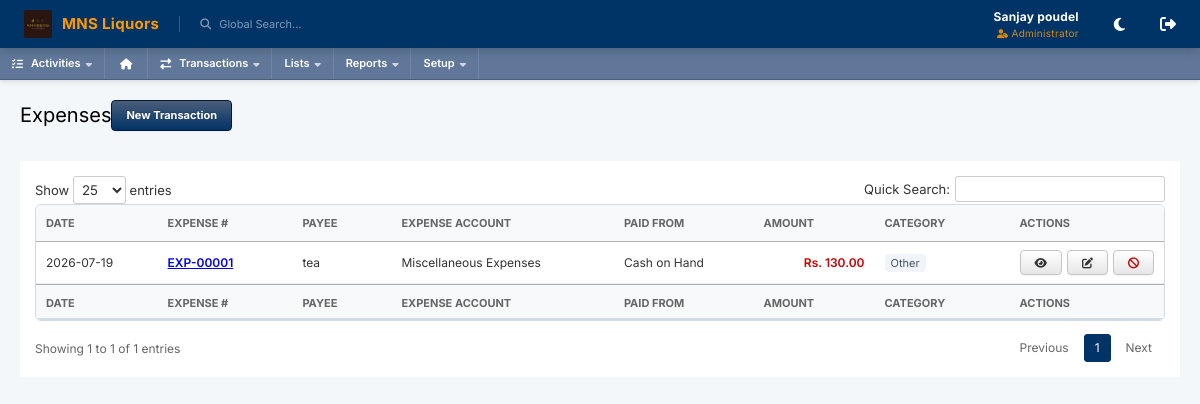
Page /index.php?page=transactions/expense (signed in) on the committed database.
### tables this page shows
CREATE TABLE `system_info` (
  `id` int(30) NOT NULL,
  `meta_field` text NOT NULL,
  `meta_value` text NOT NULL
);

CREATE TABLE `expenses` (
  `id` varchar(36) NOT NULL,
  `header_id` varchar(36) NOT NULL,
  `expense_account_id` varchar(36) NOT NULL,
  `paid_from_account_id` varchar(36) NOT NULL,
  `vendor_id` varchar(36) DEFAULT NULL,
  `description` varchar(255) NOT NULL,
  `amount` decimal(14,2) NOT NULL,
  `tax_amount` decimal(14,2) NOT NULL,
  `expense_category` enum('utilities','rent','salaries','transport','maintenance','marketing','other') NOT NULL,
  `expense_date` date NOT NULL
);

CREATE TABLE `transaction_headers` (
  `id` varchar(36) NOT NULL,
  `txn_number` varchar(30) NOT NULL,
  `txn_type` enum('vendor_bill','customer_invoice','customer_payment','vendor_payment','account_transfer','expense','cash_denomination','inventory_adjustment','Journal') NOT NULL,
  `txn_date` date NOT NULL,
  `fiscal_year` int(11) NOT NULL,
  `fiscal_month` int(11) NOT NULL,
  `fiscal_period` char(7) NOT NULL,
  `status` enum('draft','approved','posted','voided','open','paid','partial') NOT NULL DEFAULT 'draft',
  `reference_number` varchar(50) DEFAULT NULL,
  `memo` text DEFAULT NULL,
  `created_by` varchar(36) NOT NULL,
  `approved_by` varchar(36) DEFAULT NULL,
  `created_at` timestamp NOT NULL DEFAULT current_timestamp(),
  `posted_at` timestamp NULL DEFAULT NULL,
  `is_deleted` tinyint(1) DEFAULT 0,
  `party_id` varchar(36) DEFAULT NULL,
  `party_type` enum('customer','vendor','user') DEFAULT NULL,
  `net_amount` decimal(14,2) DEFAULT 0.00,
  `updated_at` timestamp NOT NULL DEFAULT current_timestamp() ON UPDATE current_timestamp(),
  `source` varchar(50) DEFAULT NULL,
  `is_readonly` tinyint(1) NOT NULL DEFAULT 0,
  `is_locked` tinyint(1) NOT NULL DEFAULT 0
);

CREATE TABLE `accounts` (
  `id` varchar(36) NOT NULL,
  `account_code` varchar(20) NOT NULL,
  `account_name` varchar(100) NOT NULL,
  `account_type` enum('asset','liability','equity','income','expense') NOT NULL,
  `account_subtype` enum('cash','bank','receivable','payable','inventory','cogs','sales','tax','other') NOT NULL,
  `normal_balance` enum('debit','credit') NOT NULL,
  `parent_account_id` varchar(36) DEFAULT NULL,
  `currency` char(3) NOT NULL DEFAULT 'NPR',
  `is_active` tinyint(1) NOT NULL DEFAULT 1,
  `created_at` timestamp NOT NULL DEFAULT current_timestamp(),
  `is_deleted` tinyint(1) DEFAULT 0,
  `updated_at` timestamp NOT NULL DEFAULT current_timestamp() ON UPDATE current_timestamp(),
  `opening_balance` decimal(14,2) NOT NULL DEFAULT 0.00,
  `deleted_at` datetime DEFAULT NULL
);

### forms/modules/transactions/expense/expense_list.php (the view)
<?php
require_once 'database/DBConnection.php';
$db = db();
$list = $db->fetchAll("
    SELECT h.*, e.expense_account_id, a_exp.account_name as exp_account, a_paid.account_name as paid_account, e.expense_category
    FROM transaction_headers h
    LEFT JOIN expenses e ON h.id = e.header_id
    LEFT JOIN accounts a_exp ON e.expense_account_id = a_exp.id
    LEFT JOIN accounts a_paid ON e.paid_from_account_id = a_paid.id
    WHERE h.txn_type = 'expense' AND h.is_deleted = 0
    ORDER BY h.created_at DESC
");
?>
<div class="ns-page-header">
    <h1 class="ns-page-title">
        Expenses
        <a href="?page=transactions/expense/manage" class="ns-btn ns-btn-primary">New Transaction</a>
    </h1>
</div>
<div class="ns-portlet">
    <div class="ns-portlet-content">
        <table class="ns-table">
            <thead>
                <tr>
                    <th>Date</th>
                    <th>Expense #</th>
                    <th>Payee</th>
                    <th>Expense Account</th>
                    <th>Paid From</th>
                    <th>Amount</th>
                    <th>Category</th>
                    <th width="80">Actions</th>
                </tr>
            </thead>
            <tbody>
                <?php foreach ($list as $row): ?>
                <tr>
                    <td><?php echo date('Y-m-d', strtotime($row['txn_date'])); ?></td>
                    <td style="font-weight: 600; color: #0055aa;">
                        <a href="?page=transactions/view&id=<?php echo $row['id']; ?>"><?php echo htmlspecialchars($row['txn_number']); ?></a>
                    </td>
                    <td><?php echo htmlspecialchars($row['party_id']); ?></td>
                    <td><?php echo htmlspecialchars($row['exp_account'] ?? 'N/A'); ?></td>
                    <td><?php echo htmlspecialchars($row['paid_account'] ?? 'N/A'); ?></td>
                    <td style="text-align: right; color: #c00; font-weight: 600;">Rs. <?php echo number_format($row['net_amount'], 2); ?></td>
                    <td><span class="badge" style="background: #f1f5f9; color: #475569; padding: 2px 6px; border-radius: 4px; font-size: 11px;"><?php echo ucfirst($row['expense_category'] ?? 'other'); ?></span></td>
                    <td>
                        <div style="display: flex; gap: 5px;">
                            <a href="?page=transactions/view&id=<?php echo $row['id']; ?>" class="ns-btn" title="View"><i class="fas fa-eye"></i></a>
                            <a href="?page=transactions/expense/manage&id=<?php echo $row['id']; ?>" class="ns-btn" title="Edit"><i class="fas fa-edit"></i></a>
                            <button class="ns-btn" style="color: #c00;" title="Void" onclick="nsDelete('transaction_headers', '<?php echo $row['id']; ?>')"><i class="fas fa-ban"></i></button>
                        </div>
                    </td>
                </tr>
                <?php endforeach; ?>
            </tbody>
            <tfoot>
                <tr>
                    <th>Date</th>
                    <th>Expense #</th>
                    <th>Payee</th>
                    <th>Expense Account</th>
                    <th>Paid From</th>
                    <th>Amount</th>
                    <th>Category</th>
                    <th>Actions</th>
                </tr>
            </tfoot>
        </table>
    </div>
</div>

### index.php (shortened to what the rows shown need)
<?php
require_once 'database/DBConnection.php';
require_once 'api/reference_helper.php';
$error = "";
$is_logged_in = isset($_SESSION['user_id']);
if (!isset($db)) $db = db();
try {
    $sys_logo = $db->fetchOne("SELECT meta_value FROM system_info WHERE meta_field = 'logo'")['meta_value'] ?? '';
    $sys_name = $db->fetchOne("SELECT meta_value FROM system_info WHERE meta_field = 'name'")['meta_value'] ?? 'SMS ERP';
} catch (Exception $e) {
    $sys_logo = '';
    $sys_name = 'SMS ERP';
}
if ($is_logged_in) {
    $page = $_GET['page'] ?? 'home';
    $is_print_page = (strpos($page, '/print') !== false || strpos($page, 'print/') !== false || $page === 'print');
}
?>
<!DOCTYPE html>
<html lang="en">
<head>
    <link rel="stylesheet" href="assets/css/style.css?v=<?php echo time(); ?>">
    <link rel="stylesheet" href="https://cdnjs.cloudflare.com/ajax/libs/font-awesome/6.4.0/css/all.min.css">
    <link rel="stylesheet" href="https://cdn.datatables.net/1.13.6/css/jquery.dataTables.min.css">
</head>
<body class="<?php echo $is_logged_in ? '' : 'auth-page'; ?>">
    <?php if (!$is_logged_in): ?>
        <div class="auth-container">
            <?php
            $login_logo_abs = !empty($sys_logo) ? (__DIR__ . DIRECTORY_SEPARATOR . str_replace('/', DIRECTORY_SEPARATOR, $sys_logo)) : '';
            ?>
            <div style="text-align:center; margin-bottom:20px;">
                <?php if (!empty($sys_logo) && file_exists(__DIR__ . '/' . $sys_logo)): ?>
                    <div style="margin-bottom:15px; display: flex; justify-content: center; align-items: center;">
                        <img src="<?php echo htmlspecialchars($sys_logo); ?>" alt="Logo" style="max-height: 85px; max-width: 200px; object-fit: contain; filter: drop-shadow(0 4px 8px rgba(0,0,0,0.35)); border-radius: 4px;">
                    </div>
                <?php else: ?>
                    <div style="font-size:40px; color:rgba(255,255,255,0.8); margin-bottom:10px;"><i class="fas fa-cube"></i></div>
                <?php endif; ?>
                <div style="font-size:20px; font-weight:700; color:#fff; letter-spacing:0.5px;"><?php echo htmlspecialchars($sys_name); ?></div>
            </div>
            <div class="glass-card">
                <div class="auth-header">
                    <h1>Welcome Back</h1>
                    <p>Enter your credentials to access your account</p>
                </div>
                <?php if ($error): ?>
                    <div class="alert alert-danger">
                        <?php echo $error; ?>
                    </div>
                <?php endif; ?>
                <form method="POST" action="">
                    <div class="form-group">
                        <label for="username">Username</label>
                        <input type="text" id="username" name="username" class="form-input" placeholder="Enter username"
                            required autofocus>
                    </div>
                    <div class="form-group">
                        <label for="password">Password</label>
                        <div class="password-wrapper">
                            <input type="password" id="password" name="password" class="form-input" placeholder="••••••••"
                                required>
                            <button type="button" id="togglePassword" class="toggle-password">
                                <i class="fas fa-eye" id="eyeIcon"></i>
                            </button>
                        </div>
                    </div>
                    <button type="submit" class="btn-primary">Sign In</button>
                </form>
            </div>
        </div>
        <script>
            document.addEventListener('DOMContentLoaded', function () {
                const togglePassword = document.querySelector('#togglePassword');
                const password = document.querySelector('#password');
                const eyeIcon = document.querySelector('#eyeIcon');
                if (togglePassword) {
                    togglePassword.addEventListener('click', function (e) {
                        const type = password.getAttribute('type') === 'password' ? 'text' : 'password';
                        password.setAttribute('type', type);
                        eyeIcon.classList.toggle('fa-eye');
                        eyeIcon.classList.toggle('fa-eye-slash');
                    });
                }
            });
        </script>
    <?php else: ?>
        <header class="ns-header">
            <div style="display: flex; align-items: center; gap: 20px;">
                <div class="ns-logo" style="display: flex; align-items: center; gap: 10px;">
                    <?php if (!empty($sys_logo) && file_exists(__DIR__ . '/' . $sys_logo)): ?>
                        <img src="<?php echo htmlspecialchars($sys_logo); ?>" alt="Logo" style="height:28px; max-width: 120px; object-fit: contain; border-radius: 2px; vertical-align: middle;">
                    <?php else: ?>
                        <i class="fas fa-cube" style="font-size:22px;"></i>
                    <?php endif; ?>
                    <span style="font-size:15px; font-weight:700; letter-spacing:0.3px;"><?php echo htmlspecialchars($sys_name); ?></span>
                </div>
                <div
                    style="font-size: 11px; color: rgba(255,255,255,0.5); border-left: 1px solid rgba(255,255,255,0.2); padding-left: 20px; cursor: pointer;">
                    <i class="fas fa-search" style="margin-right: 5px;"></i> Global Search...
                </div>
            </div>
            <div style="display: flex; align-items: center; gap: 20px;">
                <div style="text-align: right; margin-right: 15px;">
<?php
    $displayName = $_SESSION['full_name'] ?? $_SESSION['username'] ?? 'User';
    $rawRole = strtolower($_SESSION['role'] ?? 'user');
    $roleMap = [
        'admin' => 'Administrator',
        'manager' => 'Manager',
    ];
    $displayRole = $roleMap[$rawRole] ?? ucfirst($rawRole);
?>
<div style="font-size: 12px; font-weight: bold; letter-spacing: 0.2px;">
    <?php echo htmlspecialchars($displayName); ?>
</div>
<div style="font-size: 10px; color: var(--ns-accent); opacity: 0.85; text-transform: capitalize; letter-spacing: 0.3px;">
    <i class="fas fa-user-tag" style="margin-right: 3px; font-size: 9px;"></i><?php echo htmlspecialchars($displayRole); ?>
</div>
                </div>
                <button id="ns-theme-toggle" title="Toggle Theme" style="background: none; border: none; color: white; font-size: 15px; cursor: pointer; transition: var(--ns-transition); margin-right: 15px; display: inline-flex; align-items: center; justify-content: center;" onmouseover="this.style.color='var(--ns-accent)'" onmouseout="this.style.color='white'">
                    <i class="fas fa-moon"></i>
                </button>
                <a href="logout.php" style="color: white; font-size: 16px; transition: var(--ns-transition);" title="Logout"
                    onmouseover="this.style.color='var(--ns-accent)'" onmouseout="this.style.color='white'"><i
                        class="fas fa-sign-out-alt"></i></a>
            </div>
        </header>
        <nav class="ns-nav">
            <div class="ns-nav-item">
                <i class="fas fa-tasks" style="margin-right: 8px;"></i> Activities <i class="fas fa-caret-down"
                    style="margin-left: 5px; font-size: 10px; opacity: 0.7;"></i>
            </div>
            <a href="?page=home" class="ns-nav-item" title="Dashboard" style="padding: 0 15px;"><i
                    class="fas fa-home"></i></a>
            <div class="ns-nav-item">
                <i class="fas fa-exchange-alt" style="margin-right: 8px;"></i> Transactions <i class="fas fa-caret-down"
                    style="margin-left: 5px; font-size: 10px; opacity: 0.7;"></i>
            </div>
            <div class="ns-nav-item">
                Lists <i class="fas fa-caret-down" style="margin-left: 5px; font-size: 10px; opacity: 0.7;"></i>
            </div>
            <div class="ns-nav-item">
                Reports <i class="fas fa-caret-down" style="margin-left: 5px; font-size: 10px; opacity: 0.7;"></i>
            </div>
            <div class="ns-nav-item">
                Setup <i class="fas fa-caret-down" style="margin-left: 5px; font-size: 10px; opacity: 0.7;"></i>
            </div>
        </nav>
        <div class="ns-content <?php echo ($page === 'home' || $page === 'print' || $is_print_page) ? 'ns-content-flush' : ''; ?>">
            <?php
            if ($page == 'home' || $page == 'home-v3') {
                include 'home.php';
            } else {
                $page = str_replace(['../', '..\\'], '', $page);
                $page = preg_replace('/[^a-zA-Z0-9\/_\-]/', '', $page);
                $parts = explode('/', $page);
                $count = count($parts);
                if ($count > 0) {
                    $action = $parts[$count - 1];
                    $dir_path = implode('/', array_slice($parts, 0, $count - 1));
                    if ($action == 'manage') {
                        $module_name = $parts[$count - 2];
                        if ($module_name == 'users') $module_name = 'user';
                        $page_path = "forms/modules/" . $dir_path . "/" . $module_name . "_manage.php";
                    } elseif ($action == 'view' || $action == 'print') {
                        $page_path = "forms/modules/" . $dir_path . "/" . $action . ".php";
                    } else {
                        $module_name = $action;
                        $page_path = "forms/modules/" . $page . "/" . $module_name . "_list.php";
                    }
                    if (file_exists($page_path)) {
                        include $page_path;
                    }
                }
            }
            ?>
        </div>
    <?php endif; ?>
</body>
</html>

### rows in the picture
system_info: meta_value (picture)
system_info: meta_value "MNS Liquors"
expenses: header.txn_date "2026-07-19", header.txn_number "EXP-00001", header.party_id "tea", expense_account.account_name "Miscellaneous Expenses", paid_from_account.account_name "Cash on Hand", header.net_amount "130.00", expense_category "Other"

### other values in the picture
$displayName "Sanjay poudel"
$displayRole "Administrator"
